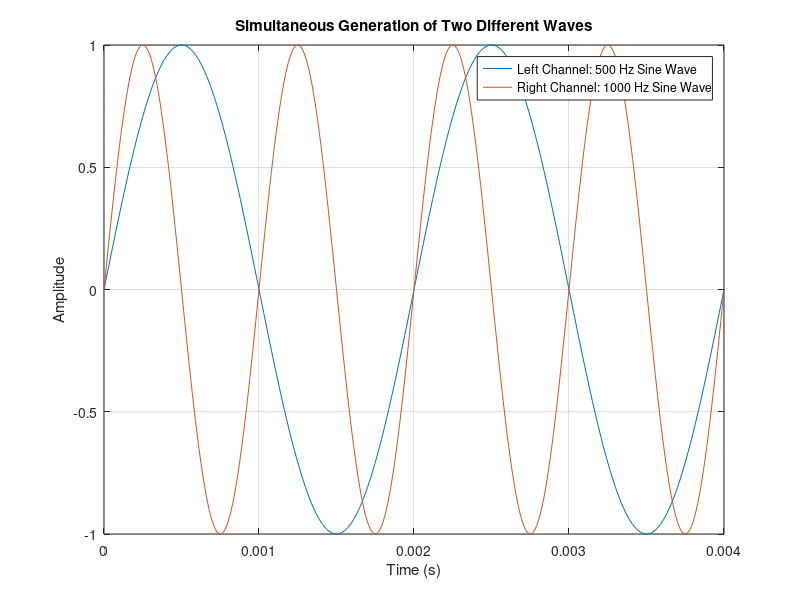

Here is the MATLAB script that generated this plot:
%% PRACTICE 2.9. Independent use of the two audio output channels

%% Program to handle the 2 output channels of the 
%% audio port independently
clc; close all; clear all;
Amax = 1;      % Signal amplitude
F1 = 500;      % Frequency 1
F2 = 1000;     % Frequency 2
% Time between samples considering the most demanding Frequency (F2):
T = 1/F2;
duration = 4*T; % Duration in seconds
Ts = T/100;     % Considering 100 samples per period
tn1 = 0:Ts:duration; % Discrete time vector
% Generation of sine waves with different frequencies
% Multiply by 0.75 (optional) to ensure signal does not exceed +/-1 volt.
yn1 = Amax * sin(2*pi*F1*tn1);
yn2 = Amax * sin(2*pi*F2*tn1);
% Visual verification:
plot(tn1, yn1, tn1, yn2);
legend('Left Channel: 500 Hz Sine Wave', 'Right Channel: 1000 Hz Sine Wave')
title('Simultaneous Generation of Two Different Waves')
xlabel('Time (s)');
ylabel('Amplitude');
grid on 
% Create the matrix: Column 1 corresponds to Channel 1 (Left)
% and Column 2 corresponds to Channel 2 (Right)
yn = [yn1' yn2'];
% Audio verification:
% Fs = 1 / Ts;
% sound(yn, Fs)
